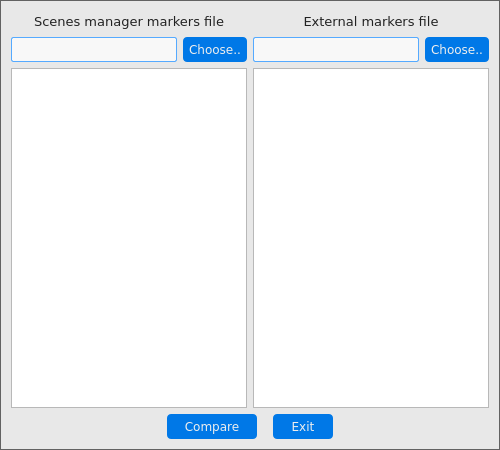
<?xml version="1.0" encoding="UTF-8"?>
<ui version="4.0">
 <class>CompareMarkersDialog</class>
 <widget class="QDialog" name="CompareMarkersDialog">
  <property name="geometry">
   <rect>
    <x>0</x>
    <y>0</y>
    <width>500</width>
    <height>450</height>
   </rect>
  </property>
  <property name="minimumSize">
   <size>
    <width>450</width>
    <height>300</height>
   </size>
  </property>
  <property name="windowTitle">
   <string>Compare markers files</string>
  </property>
  <property name="styleSheet">
   <string notr="true">* {
	font-family: Verdana,Geneva,sans-serif; 
}

#CompareMarkersDialog {
	background-color:#e8e8e8;
	color: #1f1f1f;
	border:1px solid #626262;
}

QLabel {
	color: #222;
	font-size:10pt;
}

QPushButton {
	color: #eee;	
	border-radius: 4px;
	text-shadow: 0 1px 1px rgba(0, 0, 0, 0.2);
	background-color:#0078e7;
	padding:4px 6px;
}

QLineEdit {
	color: #222;	
	border:1px solid #55aaff;
	border-radius: 2px;
	background-color:#f8f8f8;
	padding:4px;
}

</string>
  </property>
  <layout class="QVBoxLayout" name="verticalLayout_3">
   <item>
    <layout class="QHBoxLayout" name="horizontalLayout_3">
     <item>
      <layout class="QVBoxLayout" name="verticalLayout">
       <item>
        <widget class="QLabel" name="label">
         <property name="minimumSize">
          <size>
           <width>0</width>
           <height>20</height>
          </size>
         </property>
         <property name="text">
          <string>Scenes manager markers file</string>
         </property>
         <property name="alignment">
          <set>Qt::AlignCenter</set>
         </property>
        </widget>
       </item>
       <item>
        <layout class="QHBoxLayout" name="horizontalLayout">
         <item>
          <widget class="QLineEdit" name="smFileText">
           <property name="enabled">
            <bool>true</bool>
           </property>
           <property name="minimumSize">
            <size>
             <width>0</width>
             <height>25</height>
            </size>
           </property>
           <property name="autoFillBackground">
            <bool>false</bool>
           </property>
           <property name="readOnly">
            <bool>true</bool>
           </property>
          </widget>
         </item>
         <item>
          <widget class="QPushButton" name="smFileBtn">
           <property name="minimumSize">
            <size>
             <width>0</width>
             <height>25</height>
            </size>
           </property>
           <property name="text">
            <string>Choose..</string>
           </property>
          </widget>
         </item>
        </layout>
       </item>
       <item>
        <widget class="QTextEdit" name="smText">
         <property name="readOnly">
          <bool>true</bool>
         </property>
        </widget>
       </item>
      </layout>
     </item>
     <item>
      <layout class="QVBoxLayout" name="verticalLayout_2">
       <item>
        <widget class="QLabel" name="label_2">
         <property name="minimumSize">
          <size>
           <width>0</width>
           <height>20</height>
          </size>
         </property>
         <property name="text">
          <string>External markers file</string>
         </property>
         <property name="alignment">
          <set>Qt::AlignCenter</set>
         </property>
        </widget>
       </item>
       <item>
        <layout class="QHBoxLayout" name="horizontalLayout_2">
         <item>
          <widget class="QLineEdit" name="extFileText">
           <property name="minimumSize">
            <size>
             <width>0</width>
             <height>25</height>
            </size>
           </property>
           <property name="readOnly">
            <bool>true</bool>
           </property>
          </widget>
         </item>
         <item>
          <widget class="QPushButton" name="extFileBtn">
           <property name="minimumSize">
            <size>
             <width>0</width>
             <height>25</height>
            </size>
           </property>
           <property name="text">
            <string>Choose..</string>
           </property>
          </widget>
         </item>
        </layout>
       </item>
       <item>
        <widget class="QTextEdit" name="extText">
         <property name="readOnly">
          <bool>true</bool>
         </property>
        </widget>
       </item>
      </layout>
     </item>
    </layout>
   </item>
   <item>
    <layout class="QHBoxLayout" name="horizontalLayout_4">
     <item>
      <spacer name="horizontalSpacer">
       <property name="orientation">
        <enum>Qt::Horizontal</enum>
       </property>
       <property name="sizeHint" stdset="0">
        <size>
         <width>40</width>
         <height>20</height>
        </size>
       </property>
      </spacer>
     </item>
     <item>
      <widget class="QPushButton" name="compareBtn">
       <property name="minimumSize">
        <size>
         <width>90</width>
         <height>25</height>
        </size>
       </property>
       <property name="text">
        <string>Compare</string>
       </property>
       <property name="icon">
        <iconset resource="resource.qrc">
         <normaloff>:/flipW.png</normaloff>:/flipW.png</iconset>
       </property>
      </widget>
     </item>
     <item>
      <spacer name="horizontalSpacer_3">
       <property name="orientation">
        <enum>Qt::Horizontal</enum>
       </property>
       <property name="sizeType">
        <enum>QSizePolicy::Minimum</enum>
       </property>
       <property name="sizeHint" stdset="0">
        <size>
         <width>10</width>
         <height>20</height>
        </size>
       </property>
      </spacer>
     </item>
     <item>
      <widget class="QPushButton" name="closeBtn">
       <property name="minimumSize">
        <size>
         <width>60</width>
         <height>25</height>
        </size>
       </property>
       <property name="maximumSize">
        <size>
         <width>50</width>
         <height>16777215</height>
        </size>
       </property>
       <property name="text">
        <string>Exit</string>
       </property>
       <property name="icon">
        <iconset resource="resource.qrc">
         <normaloff>:/clearW.png</normaloff>:/clearW.png</iconset>
       </property>
      </widget>
     </item>
     <item>
      <spacer name="horizontalSpacer_2">
       <property name="orientation">
        <enum>Qt::Horizontal</enum>
       </property>
       <property name="sizeHint" stdset="0">
        <size>
         <width>40</width>
         <height>20</height>
        </size>
       </property>
      </spacer>
     </item>
    </layout>
   </item>
  </layout>
 </widget>
 <resources>
  <include location="resource.qrc"/>
 </resources>
 <connections/>
</ui>
